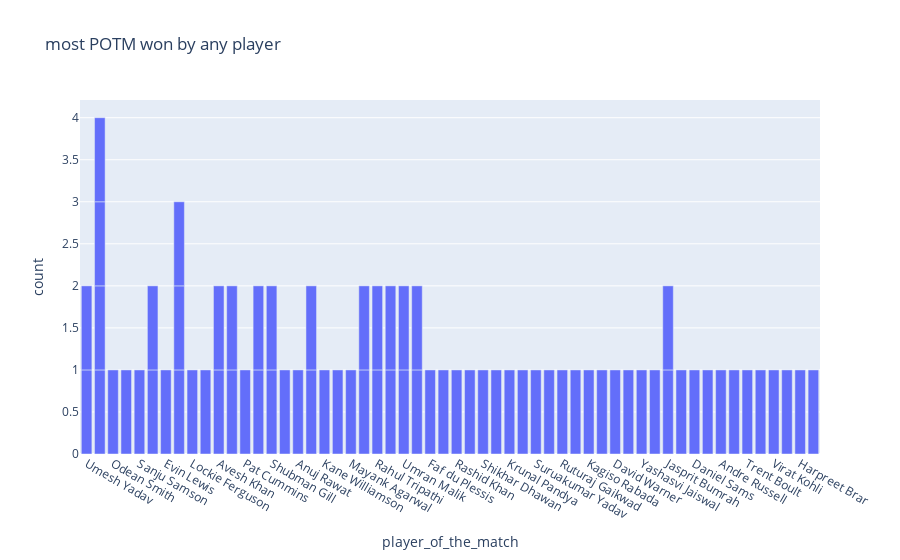

Notebook code cell kept with this figure:
### Markdown cell above
PLAYER OF THE MATCH

### Code cell
fig=px.bar(data,x="player_of_the_match",title="most POTM won by any player",height=500)
fig.show()

### Figure 1 — Plotly figure (JSON) as saved in the notebook; plotly's stock layout.template omitted (floating-point values rounded to 4 significant figures)
{"data": [{"alignmentgroup": "True", "hovertemplate": "player_of_the_match=%{x}<br>count=%{y}<extra></extra>", "legendgroup": "", "marker": {"color": "#636efa", "pattern": {"shape": ""}}, "name": "", "offsetgroup": "", "orientation": "v", "showlegend": false, "textposition": "auto", "type": "bar", "x": ["Umesh Yadav", "Kuldeep Yadav", "Odean Smith", "Mohammed Shami", "Sanju Samson", "Wanindu Hasaranga", "Evin Lewis", "Umesh Yadav", "Jos Buttler", "Lockie Ferguson", "Liam Livingstone", "Avesh Khan", "Dinesh Karthik", "Pat Cummins", "Quinton de Kock", "Shubman Gill", "Abhishek Sharma", "Anuj Rawat", "Kuldeep Yadav", "Yuzvendra Chahal", "Kane Williamson", "Shivam Dube", "Mayank Agarwal", "Hardik Pandya", "Rahul Tripathi", "K L Rahul", "Dinesh Karthik", "Umran Malik", "David Miller", "Yuzvendra Chahal", "Faf du Plessis", "Kuldeep Yadav", "Mukesh Choudhary", "Jos Buttler", "Rashid Khan", "Marco Jansen", "K L Rahul", "Shikhar Dhawan", "Riyan Parag", "Umran Malik", "Kuldeep Yadav", "Krunal Pandya", "Rahul Tewatia", "Suruakumar Yadav", "Mohsin Khan", "Ruturaj Gaikwad", "Rinku Singh", "Kagiso Rabada", "Harshal Patel", "David Warner", "Tim David", "Yashasvi Jaiswal", "Avesh Khan", "Wanindu Hasaranga", "Devon Conway", "Jasprit Bumrah", "Shubman Gill", "Mitchell Marsh", "Daniel Sams", "Jonny Bairstow", "Andre Russell", "W. Saha", "Trent Boult", "Shardul Thakur", "Rahul Tripathi", "Quinton de Kock", "Virat Kohli", "R Aswin", "Jasprit Bumrah", "Harpreet Brar", "David Miller", "Rajat Patidar", "Jos Buttler", "Hardik Pandya"], "xaxis": "x", "y": [1, 1, 1, 1, 1, 1, 1, 1, 1, 1, 1, 1, 1, 1, 1, 1, 1, 1, 1, 1, 1, 1, 1, 1, 1, 1, 1, 1, 1, 1, 1, 1, 1, 1, 1, 1, 1, 1, 1, 1, 1, 1, 1, 1, 1, 1, 1, 1, 1, 1, 1, 1, 1, 1, 1, 1, 1, 1, 1, 1, 1, 1, 1, 1, 1, 1, 1, 1, 1, 1, 1, 1, 1, 1], "yaxis": "y"}], "layout": {"autosize": true, "barmode": "relative", "legend": {"tracegroupgap": 0}, "title": {"text": "most POTM won by any player"}, "xaxis": {"anchor": "y", "autorange": true, "domain": [0, 1], "range": [-0.5, 55.5], "title": {"text": "player_of_the_match"}, "type": "category"}, "yaxis": {"anchor": "x", "autorange": true, "domain": [0, 1], "range": [0, 4.211], "title": {"text": "count"}, "type": "linear"}}}
